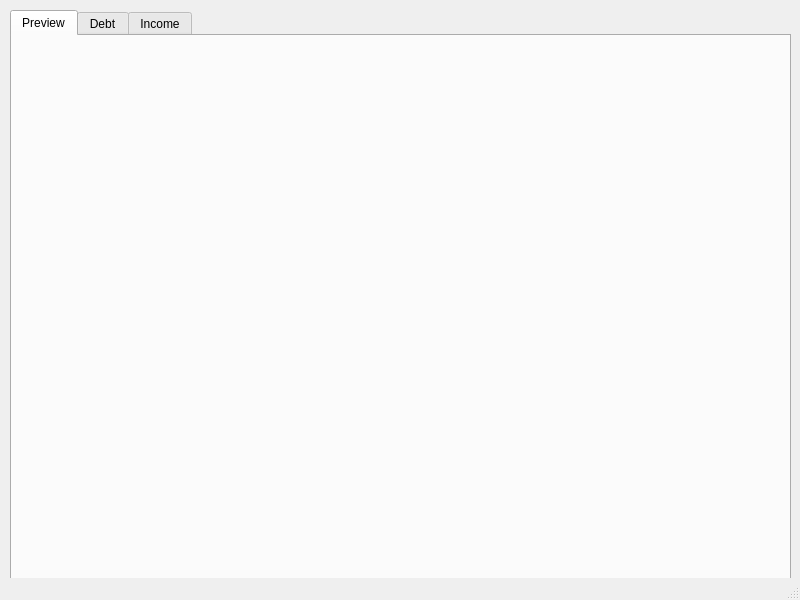
<?xml version="1.0" encoding="UTF-8"?>
<ui version="4.0">
 <class>MainWindow</class>
 <widget class="QMainWindow" name="MainWindow">
  <property name="geometry">
   <rect>
    <x>0</x>
    <y>0</y>
    <width>800</width>
    <height>600</height>
   </rect>
  </property>
  <property name="windowTitle">
   <string>MainWindow</string>
  </property>
  <widget class="QWidget" name="centralwidget">
   <widget class="QTabWidget" name="tabWidget">
    <property name="geometry">
     <rect>
      <x>10</x>
      <y>10</y>
      <width>781</width>
      <height>581</height>
     </rect>
    </property>
    <property name="currentIndex">
     <number>0</number>
    </property>
    <widget class="QWidget" name="previewTab">
     <attribute name="title">
      <string>Preview</string>
     </attribute>
    </widget>
    <widget class="QWidget" name="debtTab">
     <attribute name="title">
      <string>Debt</string>
     </attribute>
    </widget>
    <widget class="QWidget" name="incomeTab">
     <attribute name="title">
      <string>Income</string>
     </attribute>
    </widget>
   </widget>
  </widget>
  <widget class="QStatusBar" name="statusbar"/>
 </widget>
 <resources/>
 <connections/>
</ui>
